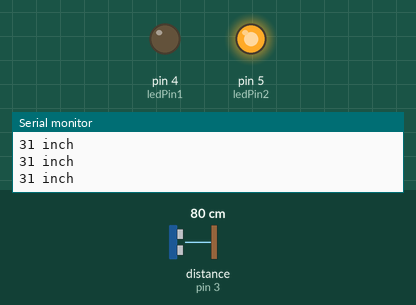
Recording of a sketch running on a simulated Arduino Uno, built with avr-gcc and run on an emulated ATmega328P. On the bench: output pins drawn as LEDs (lit = HIGH), the last lines printed to the serial monitor. Wiring (inferred from the names in the program): ultrasonic range finder: trigger pin 2; echo pin 3. Inputs (shaded band) come from the test bench; at power-on: distance to the obstacle (sensor on pin 3) 80 cm. The echo pulse lasts 58.3 µs per cm; pins used as bus, display or sensor lines are not drawn.

Above: at 1.2 s.
1.3 s: distance to the obstacle (sensor on pin 3) set to 8 cm
2.8 s: distance to the obstacle (sensor on pin 3) set to 5 cm
At 3.6 s:
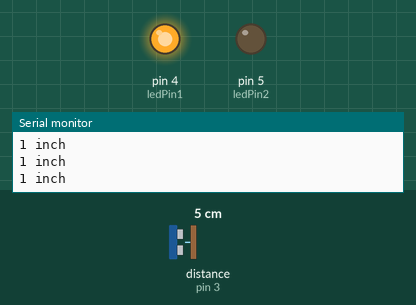
4.3 s: distance to the obstacle (sensor on pin 3) set to 9 cm
At 5.0 s:
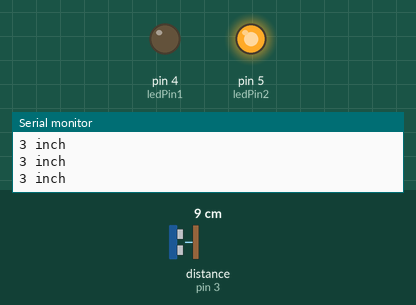
7.3 s: distance to the obstacle (sensor on pin 3) set to 2 cm
At 8.3 s:
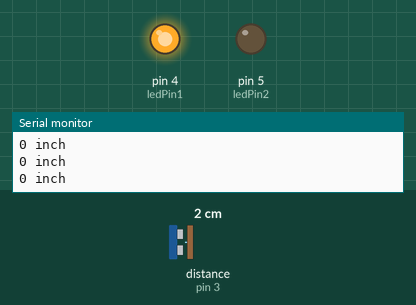
Timing chart, 0 to 10.3 s (numbered marks = the images above; inputs shaded):
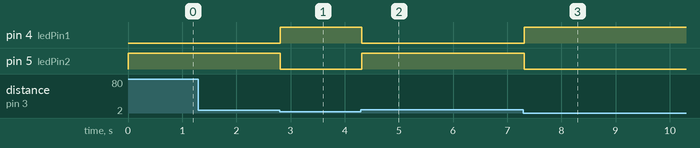

Measured:
- the behaviour switches between 7 and 6 cm on distance to the obstacle (sensor on pin 3) (found by bisection; images 0 and 1)
- after the input at 2.8 s, pin 4 (ledPin1): LOW → HIGH at once; pin 5 (ledPin2): HIGH → LOW at once
- after the input at 4.3 s, pin 4 (ledPin1): HIGH → LOW at once; pin 5 (ledPin2): LOW → HIGH at once
- after the input at 7.3 s, pin 4 (ledPin1): LOW → HIGH at once; pin 5 (ledPin2): HIGH → LOW at once

The sketch:

untrasonic_sensor.ino
```cpp
int Trigger = 2;
int Echo = 3;
int distance = 0;
int duration = 0;
int inch = 0;
int ledPin1 = 4;
int ledPin2 = 5;

void setup()
{
  Serial.begin(9600);
  pinMode(Trigger, OUTPUT);
  pinMode(Echo, INPUT);
  pinMode(ledPin1, OUTPUT);
  pinMode(ledPin2, OUTPUT);
}

void loop(){
  digitalWrite(Trigger, HIGH);
  delayMicroseconds(10);
  digitalWrite(Trigger, LOW);
  delayMicroseconds(2);
  duration = pulseIn(Echo, HIGH);
  distance = duration/2 * 0.0343;
  inch = distance * 0.393701;
  Serial.print(inch);
//  Serial.print(distance);
  Serial.println(" inch");
  if (inch<2)
  {
    digitalWrite(ledPin1, HIGH);
    digitalWrite(ledPin2, LOW);
  }
  else{
    digitalWrite(ledPin2, HIGH);
    digitalWrite(ledPin1, LOW);
  }
}
```
